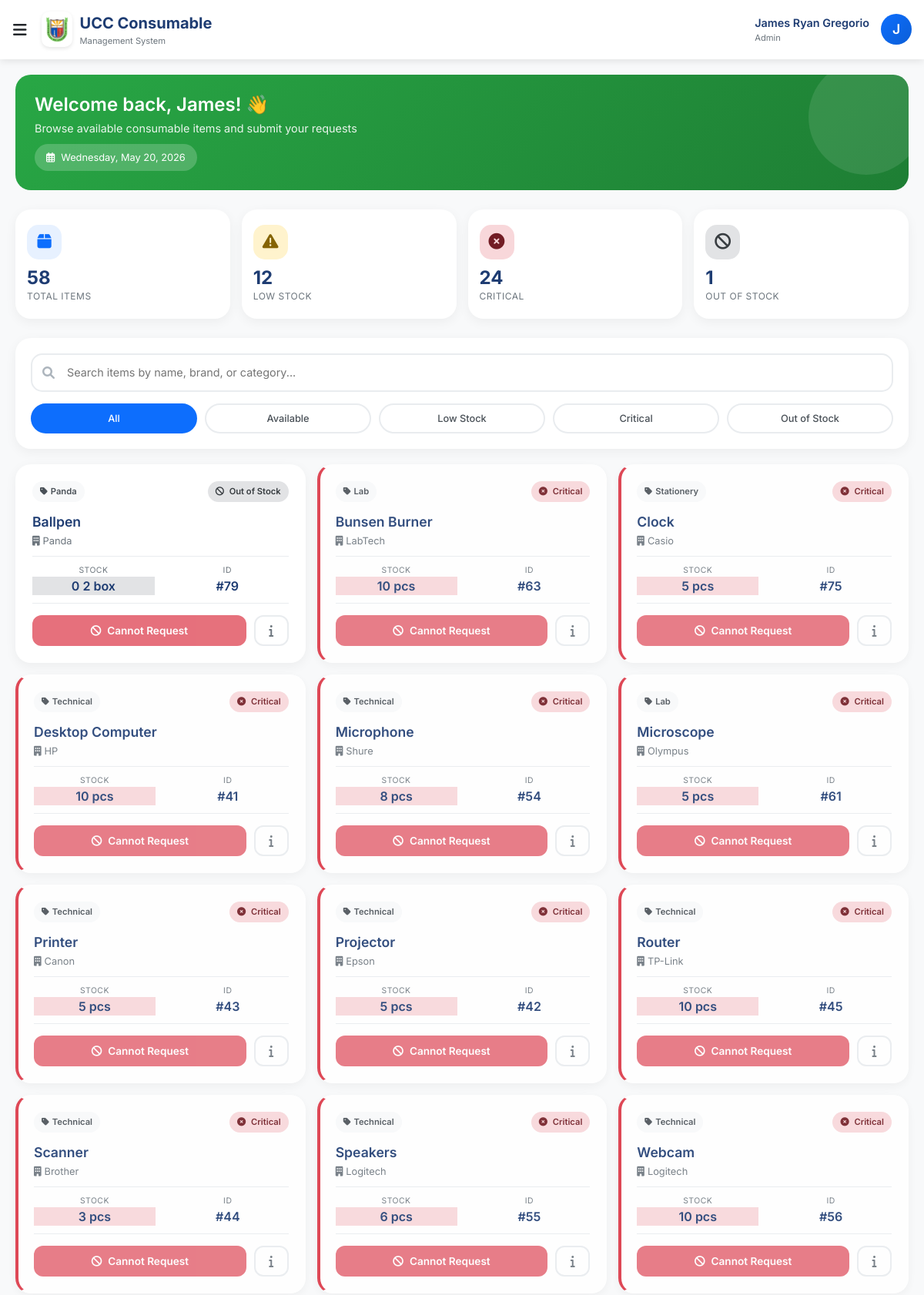
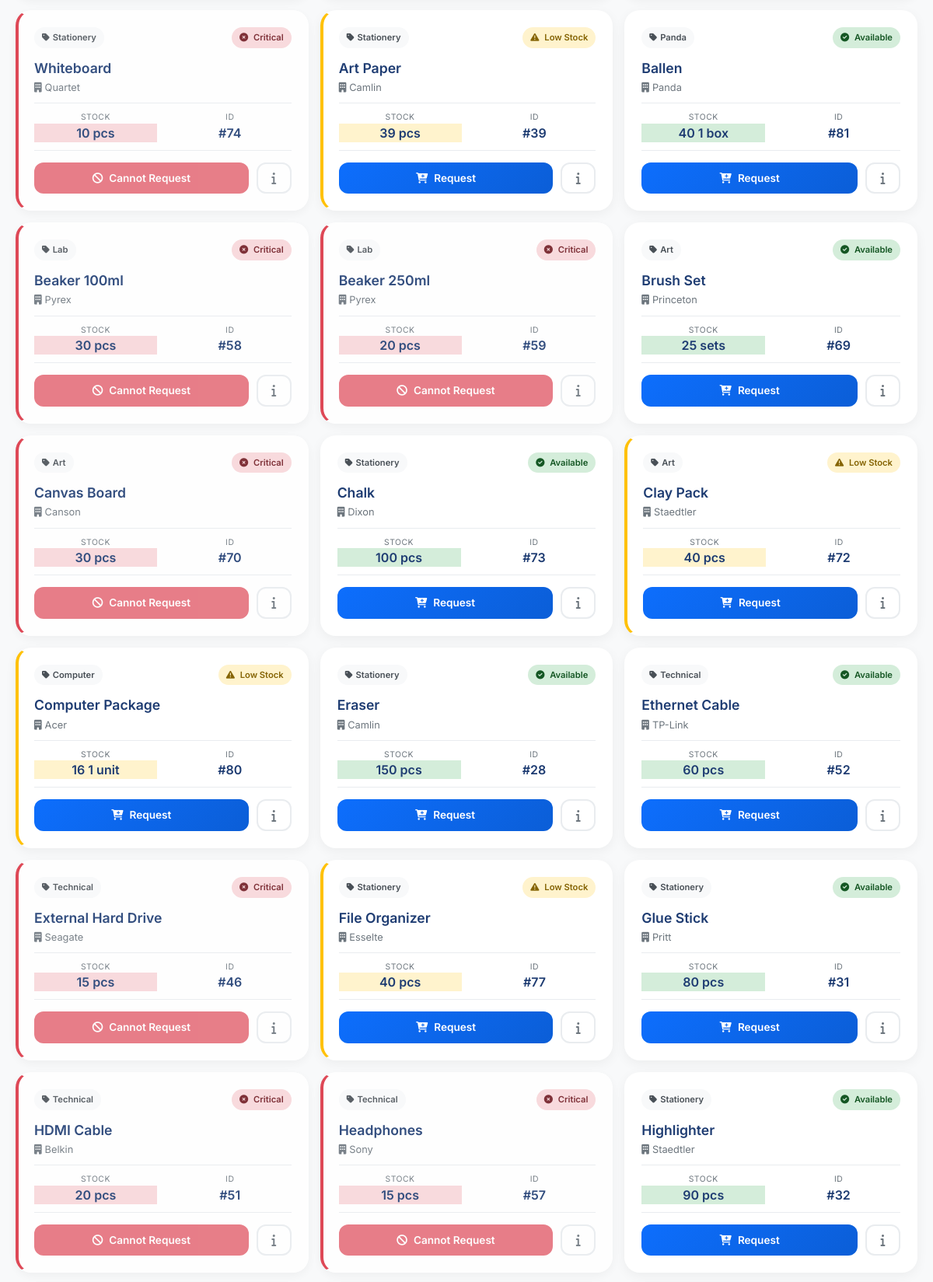
The app's page /consumable/dashboard.php (signed in, upper part) with its own data (2 pictures, top to bottom).
### tables this page shows
CREATE TABLE `users` (
  `id` int(11) NOT NULL,
  `password` varchar(255) NOT NULL,
  `full_name` varchar(100) NOT NULL,
  `email` varchar(100) NOT NULL,
  `role` enum('admin','user') DEFAULT 'user',
  `campus_assigned` varchar(100) DEFAULT NULL,
  `created_at` timestamp NOT NULL DEFAULT current_timestamp(),
  `updated_at` timestamp NOT NULL DEFAULT current_timestamp() ON UPDATE current_timestamp(),
  `reset_token` varchar(255) DEFAULT NULL,
  `reset_expiry` datetime DEFAULT NULL
);

CREATE TABLE `consumables` (
  `id` int(11) NOT NULL,
  `item_name` varchar(100) NOT NULL,
  `category` varchar(50) DEFAULT NULL,
  `quantity` int(11) NOT NULL,
  `status` enum('Available','Low','Out of Stock') DEFAULT 'Available',
  `unit` varchar(20) DEFAULT NULL,
  `supplier` varchar(100) DEFAULT NULL,
  `received_date` date DEFAULT NULL,
  `expiry_date` date DEFAULT NULL,
  `created_at` timestamp NOT NULL DEFAULT current_timestamp(),
  `brand` varchar(100) DEFAULT NULL,
  `serial_number` varchar(100) DEFAULT NULL,
  `identification` varchar(100) DEFAULT NULL
);

### consumable/dashboard.php (the view, shortened to what this page needs)
<?php
$database = new Database();
$db = $database->getConnection();
$user_id = $_SESSION['user_id'];
$user_query = $db->prepare("SELECT * FROM users WHERE id = ?");
$user_query->execute([$user_id]);
$user = $user_query->fetch(PDO::FETCH_ASSOC);
$items_query = "SELECT * FROM consumables ORDER BY
                CASE
                    WHEN quantity <= 0 THEN 1
                    WHEN quantity <= 10 THEN 2
                    ELSE 3
                END, item_name ASC";
$items_stmt = $db->prepare($items_query);
$items_stmt->execute();
$items = $items_stmt->fetchAll(PDO::FETCH_ASSOC);
$total_items = count($items);
$low_stock = 0;
$critical_stock = 0;
$out_of_stock = 0;
foreach ($items as $item) {
    $unit = strtolower(trim($item['unit'] ?? ''));
    $qty = $item['quantity'];
    if ($qty <= 0) {
        $out_of_stock++;
    } else {
        switch ($unit) {
            case 'pcs':
                if ($qty <= 30) {
                    $critical_stock++;
                } elseif ($qty <= 50) {
                    $low_stock++;
                }
                break;
            default:
                if ($qty <= 10) {
                    $critical_stock++;
                } elseif ($qty <= 20) {
                    $low_stock++;
                }
        }
    }
}
?>
<!DOCTYPE html>
<html lang="en">
<head>
    <link href="https://cdn.jsdelivr.net/npm/bootstrap@5.1.3/dist/css/bootstrap.min.css" rel="stylesheet">
    <link rel="stylesheet" href="https://cdnjs.cloudflare.com/ajax/libs/font-awesome/6.0.0/css/all.min.css">
</head>
<body>
    <nav class="navbar">
        <div class="container-fluid px-3">
            <div class="navbar-brand">
                <button class="btn btn-link text-dark p-0 me-2" type="button" data-bs-toggle="offcanvas" data-bs-target="#menu">
                    <i class="fas fa-bars fa-lg"></i>
                </button>
                <img src="assets/UCC_Logo.png" alt="UCC Logo">
                <div class="brand-text">
                    UCC Consumable
                    <small>Management System</small>
                </div>
            </div>
            <div class="user-info">
                <div class="user-details">
                    <div class="user-name"><?php echo htmlspecialchars($user['full_name']); ?></div>
                    <div class="user-role"><?php echo ucfirst($user['role'] ?? 'User'); ?></div>
                </div>
                <div class="user-avatar">
                    <?php echo strtoupper(substr($user['full_name'], 0, 1)); ?>
                </div>
            </div>
        </div>
    </nav>
    <div class="main-content">
        <div class="welcome-banner">
            <h2>Welcome back, <?php echo explode(' ', $user['full_name'])[0]; ?>! 👋</h2>
            <p>Browse available consumable items and submit your requests</p>
            <div class="date-badge">
                <i class="far fa-calendar-alt me-2"></i><?php echo date('l, F d, Y'); ?>
            </div>
        </div>
        <div class="stats-grid">
            <div class="stat-card">
                <div class="stat-icon total">
                    <i class="fas fa-box"></i>
                </div>
                <div class="stat-value"><?php echo $total_items; ?></div>
                <div class="stat-label">Total Items</div>
            </div>
            <div class="stat-card">
                <div class="stat-icon low">
                    <i class="fas fa-exclamation-triangle"></i>
                </div>
                <div class="stat-value"><?php echo $low_stock; ?></div>
                <div class="stat-label">Low Stock</div>
            </div>
            <div class="stat-card">
                <div class="stat-icon critical">
                    <i class="fas fa-times-circle"></i>
                </div>
                <div class="stat-value"><?php echo $critical_stock; ?></div>
                <div class="stat-label">Critical</div>
            </div>
            <div class="stat-card">
                <div class="stat-icon out">
                    <i class="fas fa-ban"></i>
                </div>
                <div class="stat-value"><?php echo $out_of_stock; ?></div>
                <div class="stat-label">Out of Stock</div>
            </div>
        </div>
        <div class="search-section">
            <div class="search-box">
                <i class="fas fa-search"></i>
                <input type="text" id="searchInput" placeholder="Search items by name, brand, or category...">
            </div>
            <div class="filter-buttons">
                <button class="filter-btn active" data-filter="all">All</button>
                <button class="filter-btn" data-filter="available">Available</button>
                <button class="filter-btn" data-filter="low">Low Stock</button>
                <button class="filter-btn" data-filter="critical">Critical</button>
                <button class="filter-btn" data-filter="out">Out of Stock</button>
            </div>
        </div>
        <div class="items-grid" id="itemsGrid">
            <?php if (empty($items)): ?>
                <div class="empty-state">
                    <i class="fas fa-box-open"></i>
                    <h3>No items found</h3>
                    <p>There are no consumable items available at the moment.</p>
                </div>
            <?php else: ?>
                <?php foreach ($items as $item):
                    $unit = strtolower(trim($item['unit'] ?? ''));
                    $qty = $item['quantity'];
                    $is_critical = false;
                    if ($qty <= 0) {
                        $is_critical = true;
                    } else {
                        switch ($unit) {
                            case 'pcs':
                                if ($qty <= 30) $is_critical = true;
                                break;
                            default:
                                if ($qty <= 10) $is_critical = true;
                        }
                    }
                    if ($qty <= 0) {
                        $status_class = 'status-out';
                        $status_text = 'Out of Stock';
                        $card_class = '';
                        $status_icon = 'fa-ban';
                    } else {
                        switch ($unit) {
                            case 'pcs':
                                if ($qty <= 30) {
                                    $status_class = 'status-critical';
                                    $status_text = 'Critical';
                                    $card_class = 'critical';
                                    $status_icon = 'fa-times-circle';
                                } elseif ($qty <= 50) {
                                    $status_class = 'status-low';
                                    $status_text = 'Low Stock';
                                    $card_class = 'low';
                                    $status_icon = 'fa-exclamation-triangle';
                                } else {
                                    $status_class = 'status-available';
                                    $status_text = 'Available';
                                    $card_class = '';
                                    $status_icon = 'fa-check-circle';
                                }
                                break;
                            default:
                                if ($qty <= 10) {
                                    $status_class = 'status-critical';
                                    $status_text = 'Critical';
                                    $card_class = 'critical';
                                    $status_icon = 'fa-times-circle';
                                } elseif ($qty <= 20) {
                                    $status_class = 'status-low';
                                    $status_text = 'Low Stock';
                                    $card_class = 'low';
                                    $status_icon = 'fa-exclamation-triangle';
                                } else {
                                    $status_class = 'status-available';
                                    $status_text = 'Available';
                                    $card_class = '';
                                    $status_icon = 'fa-check-circle';
                                }
                        }
                    }
                ?>
                <div class="item-card <?php echo $card_class; ?>"
                     data-name="<?php echo strtolower($item['item_name']); ?>"
                     data-brand="<?php echo strtolower($item['brand'] ?? ''); ?>"
                     data-category="<?php echo strtolower($item['category'] ?? ''); ?>"
                     data-status="<?php echo $status_text; ?>"
                     data-quantity="<?php echo $item['quantity']; ?>"
                     data-critical="<?php echo $is_critical ? '1' : '0'; ?>">
                    <div class="item-header">
                        <span class="item-category">
                            <i class="fas fa-tag me-1"></i><?php echo htmlspecialchars($item['category'] ?? 'Uncategorized'); ?>
                        </span>
                        <span class="item-status <?php echo $status_class; ?>">
                            <i class="fas <?php echo $status_icon; ?> me-1"></i>
                            <?php echo $status_text; ?>
                        </span>
                    </div>
                    <h3 class="item-name"><?php echo htmlspecialchars($item['item_name']); ?></h3>
                    <div class="item-brand">
                        <i class="fas fa-building me-1"></i><?php echo htmlspecialchars($item['brand'] ?? 'Generic'); ?>
                    </div>
                    <div class="item-details">
                        <div class="detail-item">
                            <div class="detail-label">Stock</div>
                            <div class="detail-value <?php echo $status_class; ?>">
                                <?php echo $item['quantity']; ?> <?php echo htmlspecialchars($item['unit'] ?? 'pcs'); ?>
                            </div>
                        </div>
                        <div class="detail-item">
                            <div class="detail-label">ID</div>
                            <div class="detail-value">
                                #<?php echo $item['id']; ?>
                            </div>
                        </div>
                    </div>
                    <div class="item-footer">
                        <?php if ($is_critical): ?>
                            <button class="btn-request critical-disabled"
                                    disabled
                                    data-tooltip="This item is CRITICAL and cannot be requested"
                                    style="position: relative;">
                                <i class="fas fa-ban me-2"></i>Cannot Request
                            </button>
                        <?php else: ?>
                            <button class="btn-request"
                                    onclick="addToCart(<?php echo $item['id']; ?>, '<?php echo htmlspecialchars($item['item_name']); ?>', <?php echo $item['quantity']; ?>)">
                                <i class="fas fa-cart-plus me-2"></i>Request
                            </button>
                        <?php endif; ?>
                        <button class="btn-details" onclick="viewDetails(<?php echo $item['id']; ?>)">
                            <i class="fas fa-info"></i>
                        </button>
                    </div>
                </div>
                <?php endforeach; ?>
            <?php endif; ?>
        </div>
    </div>
</body>
</html>

### records on screen
users: full_name "James Ryan Gregorio", role "Admin", full_name "J", full_name "James"
consumables: category "Panda", quantity "Out of Stock", item_name "Ballpen", brand "Panda", quantity "0", unit "2 box", id "79", shows "Cannot Request"
consumables: category "Lab", quantity "Critical", item_name "Bunsen Burner", brand "LabTech", quantity "10", unit "pcs", id "63", shows "Cannot Request"
consumables: category "Stationery", quantity "Critical", item_name "Clock", brand "Casio", quantity "5", unit "pcs", id "75", shows "Cannot Request"
consumables: category "Technical", quantity "Critical", item_name "Desktop Computer", brand "HP", quantity "10", unit "pcs", id "41", shows "Cannot Request"
consumables: category "Technical", quantity "Critical", item_name "Microphone", brand "Shure", quantity "8", unit "pcs", id "54", shows "Cannot Request"
consumables: category "Lab", quantity "Critical", item_name "Microscope", brand "Olympus", quantity "5", unit "pcs", id "61", shows "Cannot Request"
consumables: category "Technical", quantity "Critical", item_name "Printer", brand "Canon", quantity "5", unit "pcs", id "43", shows "Cannot Request"
consumables: category "Technical", quantity "Critical", item_name "Projector", brand "Epson", quantity "5", unit "pcs", id "42", shows "Cannot Request"
consumables: category "Technical", quantity "Critical", item_name "Router", brand "TP-Link", quantity "10", unit "pcs", id "45", shows "Cannot Request"
consumables: category "Technical", quantity "Critical", item_name "Scanner", brand "Brother", quantity "3", unit "pcs", id "44", shows "Cannot Request"
consumables: category "Technical", quantity "Critical", item_name "Speakers", brand "Logitech", quantity "6", unit "pcs", id "55", shows "Cannot Request"
consumables: category "Technical", quantity "Critical", item_name "Webcam", brand "Logitech", quantity "10", unit "pcs", id "56", shows "Cannot Request"
consumables: category "Stationery", quantity "Critical", item_name "Whiteboard", brand "Quartet", quantity "10", unit "pcs", id "74", shows "Cannot Request"
consumables: category "Stationery", quantity "Low Stock", item_name "Art Paper", brand "Camlin", quantity "39", unit "pcs", id "39"
consumables: category "Panda", quantity "Available", item_name "Ballen", brand "Panda", quantity "40", unit "1 box", id "81"
consumables: category "Lab", quantity "Critical", item_name "Beaker 100ml", brand "Pyrex", quantity "30", unit "pcs", id "58", shows "Cannot Request"
consumables: category "Lab", quantity "Critical", item_name "Beaker 250ml", brand "Pyrex", quantity "20", unit "pcs", id "59", shows "Cannot Request"
consumables: category "Art", quantity "Available", item_name "Brush Set", brand "Princeton", quantity "25", unit "sets", id "69"
consumables: category "Art", quantity "Critical", item_name "Canvas Board", brand "Canson", quantity "30", unit "pcs", id "70", shows "Cannot Request"
consumables: category "Stationery", quantity "Available", item_name "Chalk", brand "Dixon", quantity "100", unit "pcs", id "73"
consumables: category "Art", quantity "Low Stock", item_name "Clay Pack", brand "Staedtler", quantity "40", unit "pcs", id "72"
consumables: category "Computer", quantity "Low Stock", item_name "Computer Package", brand "Acer", quantity "16", unit "1 unit", id "80"
consumables: category "Stationery", quantity "Available", item_name "Eraser", brand "Camlin", quantity "150", unit "pcs", id "28"
consumables: category "Technical", quantity "Available", item_name "Ethernet Cable", brand "TP-Link", quantity "60", unit "pcs", id "52"
consumables: category "Technical", quantity "Critical", item_name "External Hard Drive", brand "Seagate", quantity "15", unit "pcs", id "46", shows "Cannot Request"
consumables: category "Stationery", quantity "Low Stock", item_name "File Organizer", brand "Esselte", quantity "40", unit "pcs", id "77"
consumables: category "Stationery", quantity "Available", item_name "Glue Stick", brand "Pritt", quantity "80", unit "pcs", id "31"
consumables: category "Technical", quantity "Critical", item_name "HDMI Cable", brand "Belkin", quantity "20", unit "pcs", id "51", shows "Cannot Request"
consumables: category "Technical", quantity "Critical", item_name "Headphones", brand "Sony", quantity "15", unit "pcs", id "57", shows "Cannot Request"
consumables: category "Stationery", quantity "Available", item_name "Highlighter", brand "Staedtler", quantity "90", unit "pcs", id "32"

### other values on screen
$total_items "58"
$low_stock "12"
$critical_stock "24"
$out_of_stock "1"
